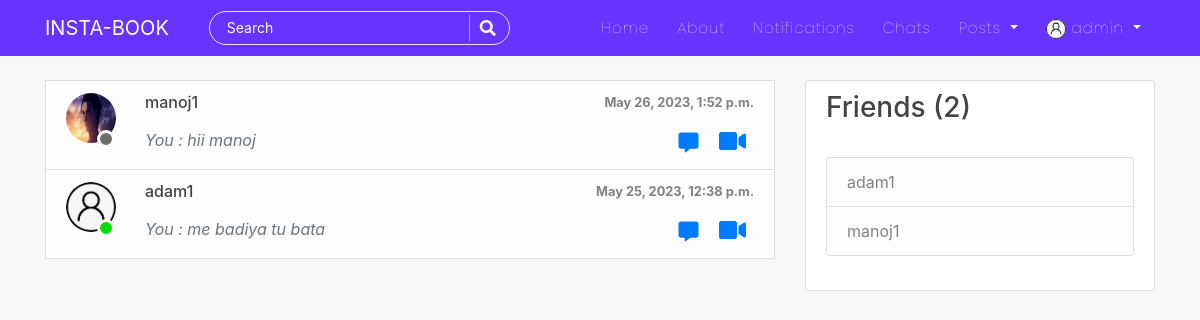
/chats/ (signed in), run on the app's committed database.
### users/models.py (models this page shows, shortened)
class Profile(models.Model):
    user = models.OneToOneField(User, on_delete=models.CASCADE)
    is_online = models.BooleanField(default=False)
    following = models.ManyToManyField(User, related_name="following", blank=True)
    friends = models.ManyToManyField(User, related_name='my_friends', blank=True)
    bio = models.CharField(default="",blank=True,null=True,max_length=350)
    date_of_birth = models.CharField(blank=True,max_length=150)
    updated = models.DateTimeField(auto_now=True)
    created = models.DateTimeField(auto_now_add=True)
    image = models.ImageField(default='default.jpg', upload_to='profile_pics',blank=True, null=True)

### chat/models.py (models this page shows, shortened)
class Room(models.Model):
    room_id = models.AutoField(primary_key=True)
    author = models.ForeignKey(User, related_name='author_room', on_delete=models.CASCADE)
    friend = models.ForeignKey(User, related_name='friend_room', on_delete=models.CASCADE)
    created = models.DateTimeField(auto_now_add=True)

class Chat(models.Model):
    room_id = models.ForeignKey(Room, on_delete=models.CASCADE, related_name='chats')
    author = models.ForeignKey(User, on_delete=models.CASCADE, related_name='author_msg')
    friend = models.ForeignKey(User, on_delete=models.CASCADE, related_name='friend_msg')
    text = models.CharField(max_length=300)
    date = models.DateTimeField(auto_now_add=True)
    has_seen = models.BooleanField(default=False)

### chat/views.py (the view)
# urls.py: path('', views.room_enroll, name='room-enroll'),
@login_required
def room_enroll(request):
    friends = FriendList.objects.filter(user=request.user)[0].friends.all()
    all_rooms = Room.objects.filter(
        Q(author=request.user) | Q(friend=request.user)
    ).order_by('-created')
    context = {
        'all_rooms':all_rooms,
        'all_friends':friends,
    }
    return render(request, 'chat/join_room.html', context)

### chat/templates/chat/join_room.html (shortened to what this page needs)
{% extends 'blog/base.html' %}
{% load crispy_forms_tags %}
{% load humanize %}
{% block content %}
<div class="col-md-8">
    <div class="px-0">
        <div class="bg-white">
        <div class="">
            <div class="list-group rounded-0">
            {% for friend in all_rooms %}
            {% if friend.friend == request.user %}
                <div class="list-group-item list-group-item-action list-group-item-light rounded-0">
                    <div class="media">
                        <div class="img-cont2">
                            <img src="{{friend.author.profile.image.url}}" alt="room" width="50" height="50" class="rounded-circle">
                            {% if friend.friend.profile.is_online %}
                                <span class="online-circle2"></span>
                            {% else %}
                                <span class="offline-circle2"></span>
                            {% endif %}
                        </div>
                        <div class="media-body ml-4">
                            <div class="d-flex align-items-center justify-content-between mb-3">
                                <h6 class="mb-0">
                                    {{friend.author}}
                                </h6>
                                <small class="small font-weight-bold">{{friend.chats.all.last.date}}</small>
                            </div>
                            <p class="font-italic text-muted mb-0 text-small d-inline">
                                {% if friend.chats.all.last.text %}
                                    {% if friend.chats.all.last.author == request.user %}
                                        You : {{friend.chats.all.last.text|truncatechars_html:"30"}}
                                    {% else %}
                                        {{friend.chats.all.last.author}} : {{friend.chats.all.last.text|truncatechars_html:"30"}}
                                    {% endif %}
                                {% endif %}
                            </p>
                            <div class="float-right d-inline">
                                <a class="p-2 h5" href="{% url 'room-choice' friend.author.pk %}"><i class="fas fa-comment-alt"></i></a>
                                <a style="cursor:pointer;" class="p-2 h4" onclick="handleVCRedirect('{{friend.author.pk}}','{{request.user.username}}')"><i class="fas fa-video"></i></a>
                            </div>
                        </div>
                    </div>
                </div>
            {% else %}
                <div class="list-group-item list-group-item-action list-group-item-light rounded-0">
                    <div class="media">
                        <div class="img-cont2">
                            <img src="{{friend.friend.profile.image.url}}" alt="room" width="50" height="50" class="rounded-circle">
                            {% if friend.friend.profile.is_online %}
                                <span class="online-circle2"></span>
                            {% else %}
                                <span class="offline-circle2"></span>
                            {% endif %}
                        </div>
                        <div class="media-body ml-4">
                            <div class="d-flex align-items-center justify-content-between mb-3">
                                <h6 class="mb-0">
                                    {{friend.friend}}
                                </h6>
                                <small class="small font-weight-bold">{{friend.chats.all.last.date}}</small>
                            </div>
                            <p class="font-italic text-muted mb-0 text-small d-inline">
                                {% if friend.chats.all.last.text %}
                                    {% if friend.chats.all.last.author == request.user %}
                                        You : {{friend.chats.all.last.text|truncatechars_html:"30"}}
                                    {% else %}
                                        {{friend.chats.all.last.author}} : {{friend.chats.all.last.text|truncatechars_html:"30"}}
                                    {% endif %}
                                {% endif %}
                            </p>
                            <div class="float-right d-inline">
                                <a class="p-2 h5" href="{% url 'room-choice' friend.friend.pk %}"><i class="fas fa-comment-alt"></i></a>
                                <a style="cursor:pointer;" class="p-2 h4" onclick="handleVCRedirect('{{friend.friend.pk}}','{{request.user.username}}')"><i class="fas fa-video"></i></a>
                            </div>
                        </div>
                    </div>
                </div>
            {% endif %}
            {% endfor %}
            </div>
        </div>
        </div>
    </div>
<br>
</div>
<br>
<div class="col-md-4">
    <div class="content-section">
        <h3>Friends ({{all_friends.count}})</h3>
        <br>
            <ul class="list-group">
                {% for frnd in all_friends %}
                    <li class="list-group-item list-group-item-light">{{frnd}}</li>
                {% endfor %}
            </ul>
        <br>
    </div>
</div>
{% endblock %}

### blog/templates/blog/navbar.html (shortened to what this page needs)
<nav class="navbar navbar-expand-lg navbar-dark bg-steel fixed-top">
    <div class="container">
      <a class="navbar-brand mr-4 pr-3" href="/">INSTA-BOOK</a>
      <div class="collapse navbar-collapse" id="navbarToggle">
        <div class="navbar-nav mr-auto">
          <div id="searchbar" >
            <form method="GET" action="/search">
              <input required name="query" id="search" type="text" placeholder="Search">
              <button class="search-btn" type="submit"><i class="fas fa-search"></i></button>
            </form>
          </div>
        </div>
        <div class="navbar-nav">
          <a class="nav-item nav-link" href="{% url 'blog-home' %}">Home</a>
          <a class="nav-item nav-link" href="{% url 'blog-about' %}">About</a>
          {% if user.is_authenticated %}
          <a class="nav-item nav-link" href="{% url 'show-notifications' %}">Notifications</a>
          <a class="nav-item nav-link" href="{% url 'room-enroll' %}">Chats</a>
          <div class="dropdown">
            <a class="dropdown-toggle nav-link" href="#" role="button" id="dropdownMenuLink1" data-toggle="dropdown" aria-haspopup="true" aria-expanded="false">
              Posts
            </a>
          </div>
          {% endif %}
          {% if user.is_authenticated %}
            <div class="dropdown">
              <a class="dropdown-toggle nav-link" href="#" role="button" id="dropdownMenuLink2" data-toggle="dropdown" aria-haspopup="true" aria-expanded="false">
                <img class="rounded-circle" style="height: 20px; width: 20px;" src="{{user.profile.image.url}}" alt="">&nbsp;{{user|truncatechars:"10"}}
              </a>
            </div>
          {% else %}
            <a class="nav-item nav-link" href="{% url 'account_login' %}">Login</a>
            <a class="nav-item nav-link" href="{% url 'register' %}">Register</a>
          {% endif %}
        </div>
      </div>
    </div>
</nav>

### blog/static/blog/main.css (style rules this page uses)
body { background: #f7f7f7; color: #333333; margin-top: 5rem; scroll-behavior: smooth; }
h1, h2, h3, h4, h5, h6 { color: #444444; }
ul { margin: 0; }
.bg-steel { background: #6633FF; }
.site-header .navbar-nav .nav-link { color: #ffffff; font-family:'Poppins'; font-weight: 100; margin: 0px 6px; font-size: 15px; letter-spacing: 1px; }
.content-section { background: #ffffff; padding: 10px 20px; border: 1px solid #dddddd; border-radius: 3px; margin-bottom: 20px; }
.img-cont2 { height: 55px; width: 55px; position: relative; }
.online-circle2 { width: 18px; height: 18px; border-radius: 50%; background-color:#07dd00; border: 3px solid white; bottom: 0; right: 6px; position: absolute; }
.offline-circle2 { width: 18px; height: 18px; border-radius: 50%; background-color:#6e6e6e; border: 3px solid white; bottom: 0; right: 6px; position: absolute; }
#searchbar form { width: auto; display: flex; flex-direction: row; border-radius: 50px; padding: 3px 15px; background-color: transparent; border: 1px solid #e4e4e4; margin-right: 10px; }
#searchbar form input::placeholder { color: #fff; font-size: 14px; }
#searchbar form input { border: none; outline: none; color: #fff; font-size: 15px; flex: 1; background-color:transparent; }
.search-btn { color:#fff; border: none; width: 25px; padding-left: 10px; border-left: 1px solid rgba(202, 202, 202, 0.829); outline: none; background-color: transparent; }
.search-btn i { font-size: 16px; }

### data on the page
Room: friend.profile.image (picture), friend "manoj1", chats.all.last "May 26, 2023, 1:52 p.m.", chats.all.last.text "hii manoj"
Room: author.profile.image (placeholder picture), author "adam1", chats.all.last "May 25, 2023, 12:38 p.m.", chats.all.last.text "me badiya tu bata"

### other printed values
{{ user|truncatechars:"10" }} "admin"
{{ all_friends.count }} "2"
{{ frnd }} "adam1"
{{ frnd }} "manoj1"
